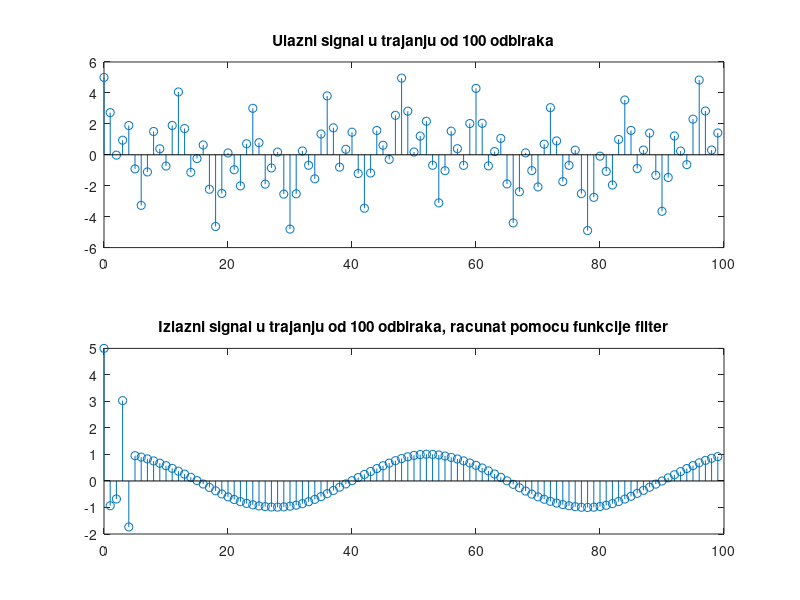

Source code (MATLAB):
a = 1; 
b = [1 -0.73205 0.26795 0.26795 -0.73205 1]; 
freqz(b, 1);
%definisanje parametara ulaznog signala 
fs = 44100; 
f1 = 882;
f2 = 3660; 
f3 = 11025;
%diskretno vreme 
n = 0 : 99; %definisanje ulaznog signala u trajanju od 100 odbiraka 
u = 1*cos(2*pi*f1/fs*n)+2*cos(2*pi*f2/fs*n)+2*cos(2*pi*f3/fs*n);
%odredjivanje odziva sistema na ulazni signal
y = filter (b, a, u); %crtanje ulaznog i izlaznog signala  
subplot (2, 1, 1), stem (n, u), title ('Ulazni signal u trajanju od 100 odbiraka');
subplot (2, 1, 2), stem (n, y), title ('Izlazni signal u trajanju od 100 odbiraka, racunat pomocu funkcije filter');
%definisanje posebnog signala za potrebe simulacije u Simulinku 
u_sim = [n;u]'; 

polovi = roots([1 -0.73205 0.26795 0.26795 -0.73205 1])
k1 = 1
k2 = 0
k3 = 1
k4 = 1
k5 = -1.73205
k6 = 1
k7 = 1
k8 = 1
k9 = 0 
